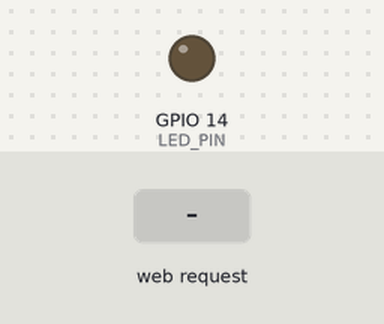
A sketch run on a simulated ESP32. On the bench: output pins drawn as LEDs (lit = HIGH). The inputs (shaded band) are chosen by the test bench. What the sketch prints to the serial monitor is not drawn.

Above: at 1.2 s.
1.3 s: HTTP request GET /led/on received
At 2.0 s:
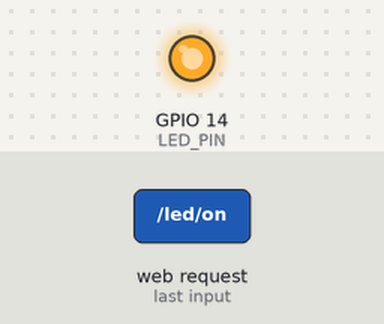
2.8 s: HTTP request GET /led/off received
At 3.1 s:
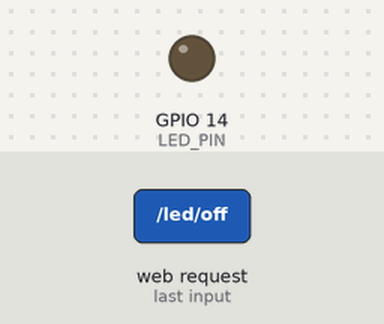
Timing chart, 0 to 5.8 s (numbered marks = the images above; inputs shaded):
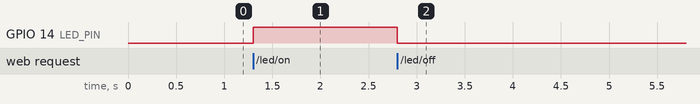

The sketch:

LED_controller.ino
```cpp
#include <WiFi.h>
#include <WebServer.h>
// Access Point Credentials
const char* ssid = "ESP32-LED-AP";
const char* password = "12345678";

// LED pin
#define LED_PIN 14

// Create WebServer instance
WebServer server(80);

// LED state
bool ledState = false;

// HTML content with swapped animation
void handleRoot() {
  String html = R"rawliteral(
    <!DOCTYPE html>
    <html lang="en">
    <head>
      <meta charset="UTF-8">
      <meta name="viewport" content="width=device-width, initial-scale=1.0">
      <title>ESP32 LED Control</title>
      <style>
        body {
          font-family: Arial, sans-serif;
          display: flex;
          flex-direction: column;
          align-items: center;
          justify-content: center;
          height: 100vh;
          margin: 0;
          background: linear-gradient(45deg, #6a6a6a, #3a3a3a);
          color: white;
        }
        h1 {
          margin-bottom: 20px;
        }
        .led {
          width: 50px;
          height: 50px;
          border-radius: 50%;
          background-color: red;
          box-shadow: 0 0 20px red;
          margin-bottom: 20px;
          transition: background-color 0.3s ease, box-shadow 0.3s ease;
        }
        .led.off {
          background-color: #111;
          box-shadow: 0 0 10px black;
        }
        button {
          padding: 10px 20px;
          font-size: 16px;
          border: none;
          border-radius: 5px;
          background-color: #444;
          color: white;
          cursor: pointer;
          transition: background-color 0.3s ease;
        }
        button:hover {
          background-color: #666;
        }
      </style>
    </head>
    <body>
      <h1>ESP32 LED Control</h1>
      <div id="led" class="led"></div>
      <button id="toggleBtn">Turn ON</button>

      <script>
        const led = document.getElementById('led');
        const toggleBtn = document.getElementById('toggleBtn');

        // Function to update the LED state
        function updateLED(state) {
          if (state === "ON") {
            led.classList.add('off'); // LED looks off when state is ON
            toggleBtn.textContent = 'Turn OFF';
          } else {
            led.classList.remove('off'); // LED looks on when state is OFF
            toggleBtn.textContent = 'Turn ON';
          }
        }

        // Event listener for the button
        toggleBtn.addEventListener('click', () => {
          const action = toggleBtn.textContent === 'Turn ON' ? '/led/on' : '/led/off';
          fetch(action)
            .then(() => {
              updateLED(toggleBtn.textContent === 'Turn ON' ? "ON" : "OFF");
            })
            .catch(err => console.error("Error:", err));
        });

        // Fetch initial state on page load
        fetch('/led/state')
          .then(response => response.text())
          .then(updateLED)
          .catch(err => console.error("Error fetching initial state:", err));
      </script>
    </body>
    </html>
  )rawliteral";
  server.send(200, "text/html", html);
}

void handleLEDOn() {
  ledState = true;
  digitalWrite(LED_PIN, HIGH);
  server.send(200, "text/plain", "ON");
}

void handleLEDOff() {
  ledState = false;
  digitalWrite(LED_PIN, LOW);
  server.send(200, "text/plain", "OFF");
}

void handleLEDState() {
  server.send(200, "text/plain", ledState ? "ON" : "OFF");
}

void setup() {
  // Initialize Serial Monitor
  Serial.begin(115200);

  // Configure LED pin
  pinMode(LED_PIN, OUTPUT);
  digitalWrite(LED_PIN, LOW);

  // Create Access Point
  WiFi.softAP(ssid, password);
  Serial.println("Access Point Started");
  Serial.print("AP IP Address: ");
  Serial.println(WiFi.softAPIP());

  // Define web server routes
  server.on("/", handleRoot);
  server.on("/led/on", handleLEDOn);
  server.on("/led/off", handleLEDOff);
  server.on("/led/state", handleLEDState);

  // Start the server
  server.begin();
  Serial.println("Server started");
}

void loop() {
  // Handle client requests
  server.handleClient();
}
```

Measured:
- after the input at 1.3 s, GPIO 14 (LED_PIN): LOW → HIGH at once
- after the input at 2.8 s, GPIO 14 (LED_PIN): HIGH → LOW at once
